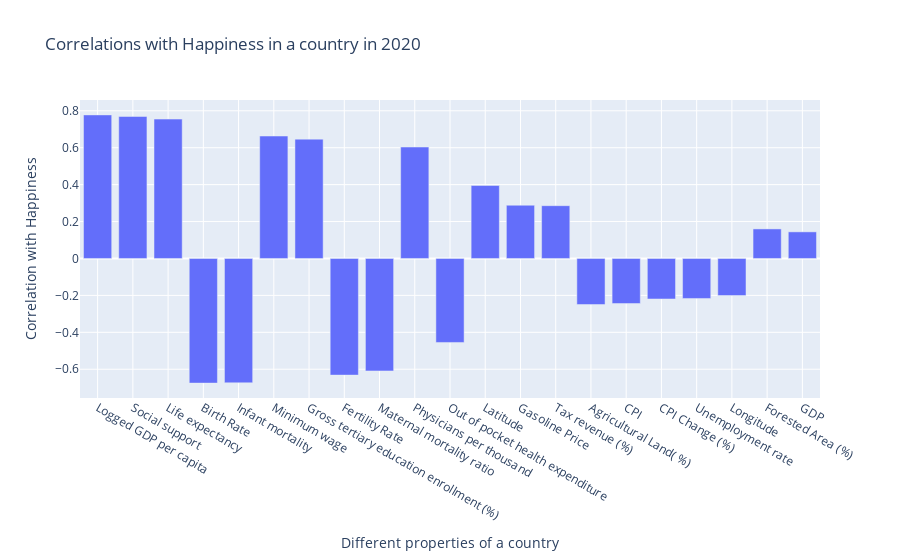

Write notebook code for a chart like this one.
### Markdown cell above
On the first map-graph we can see the happiness in most countries from 2020 till 2015, where the more yellow a country is, the more happy the people in the country are. On the second map-graph we can see how wealthy a country is divided by how many people live in that country. If you compare both maps you will see that most often, the more wealthy per person a country is, that more happiness is perceived in that country.

### Code cell
import plotly.graph_objs as go
import pandas as pd

# Load the correlation data
df = pd.read_csv('databases/score_correlations.csv')

# Create the bar trace
trace = go.Bar(
    x = df['Variable1'],
    y = df['Correlation']
)

# Create the figure and update layout with titles
fig = go.Figure(trace)
fig.update_layout(
    title='Correlations with Happiness in a country in 2020',
    yaxis_title='Correlation with Happiness',
    xaxis_title='Different properties of a country',
        xaxis=dict(
        showgrid=True,  # Add grid lines to x-axis
        gridwidth=1,
        gridcolor='white'
    ),
    yaxis=dict(
        showgrid=True,  # Add grid lines to y-axis
        gridwidth=1,
        gridcolor='white'
    ),

)

# Display the figure
fig.show()

### Figure 1 — Plotly figure (JSON) as saved in the notebook; plotly's stock layout.template omitted (floating-point values rounded to 4 significant figures)
{"data": [{"type": "bar", "x": ["Logged GDP per capita", "Social support", "Life expectancy", "Birth Rate", "Infant mortality", "Minimum wage", "Gross tertiary education enrollment (%)", "Fertility Rate", "Maternal mortality ratio", "Physicians per thousand", "Out of pocket health expenditure", "Latitude", "Gasoline Price", "Tax revenue (%)", "Agricultural Land( %)", "CPI", "CPI Change (%)", "Unemployment rate", "Longitude", "Forested Area (%)", "GDP"], "y": [0.7778, 0.7693, 0.7552, -0.6751, -0.6736, 0.6633, 0.6465, -0.6318, -0.6092, 0.6038, -0.4549, 0.3952, 0.2885, 0.2861, -0.2494, -0.2442, -0.2194, -0.2166, -0.2011, 0.1601, 0.1442]}], "layout": {"title": {"text": "Correlations with Happiness in a country in 2020"}, "xaxis": {"gridcolor": "white", "gridwidth": 1, "showgrid": true, "title": {"text": "Different properties of a country"}}, "yaxis": {"gridcolor": "white", "gridwidth": 1, "showgrid": true, "title": {"text": "Correlation with Happiness"}}}}
